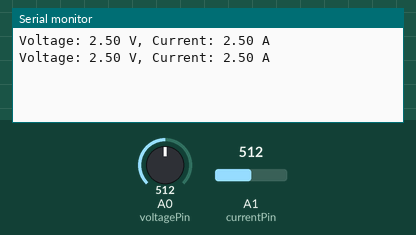
A sketch run on a simulated Arduino Uno, built with avr-gcc and run on an emulated ATmega328P. Parts: the last lines printed to the serial monitor. The inputs (shaded band) are chosen by the test bench; at power-on: A0 (voltagePin) = 512, A1 (currentPin) = 512.

Above: at 1.8 s.
1.9 s: A0 (voltagePin) set to 716
At 2.8 s:
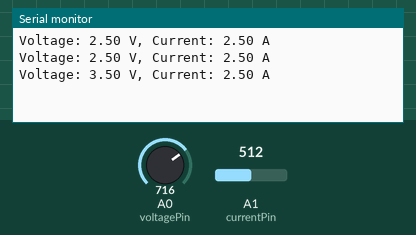
3.4 s: A1 (currentPin) set to 716
At 4.7 s:
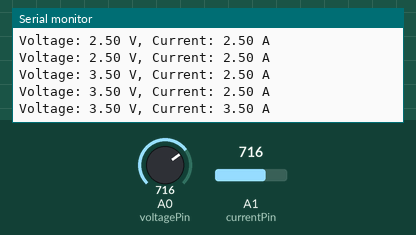
4.9 s: A0 (voltagePin) set to 900
At 5.7 s:
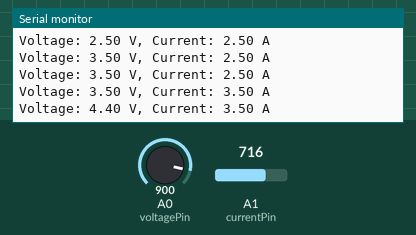
6.4 s: A1 (currentPin) set to 900
At 7.3 s:
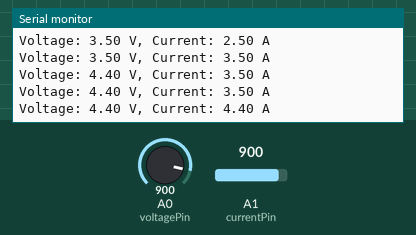
Timing chart, 0 to 8.9 s (numbered marks = the images above; inputs shaded):
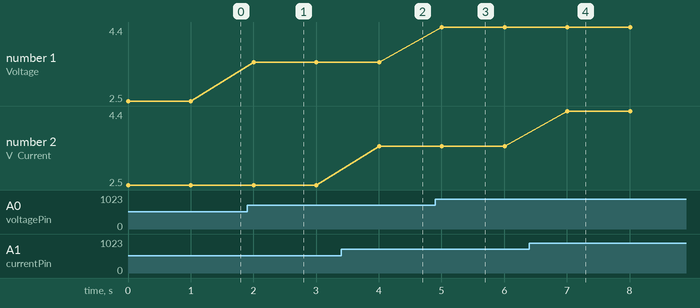

The sketch:

Arduino_Code.ino
```cpp
const int voltagePin = A0; // voltage sensor
const int currentPin = A1; //  current sensor

void setup() {
  Serial.begin(9600);
}

void loop() {
  float voltage = analogRead(voltagePin) * (5.0 / 1023.0);
  float current = analogRead(currentPin) * (5.0 / 1023.0);


  Serial.print("Voltage: ");
  Serial.print(voltage);
  Serial.print(" V, Current: ");
  Serial.print(current);
  Serial.println(" A");

  delay(1000);
}
```

Measured:
- after the input at 1.9 s, the serial monitor: prints a new line after 0.10 s (image 1)
- after the input at 3.4 s, the serial monitor: prints a new line after 0.61 s (image 2)
- after the input at 4.9 s, the serial monitor: prints a new line after 0.11 s (image 3)
- after the input at 6.4 s, the serial monitor: prints a new line after 0.61 s (image 4)
- plotted number 1: 2.5 → 3.5 after the input at 1.9 s, 3.5 → 4.4 after the input at 4.9 s
